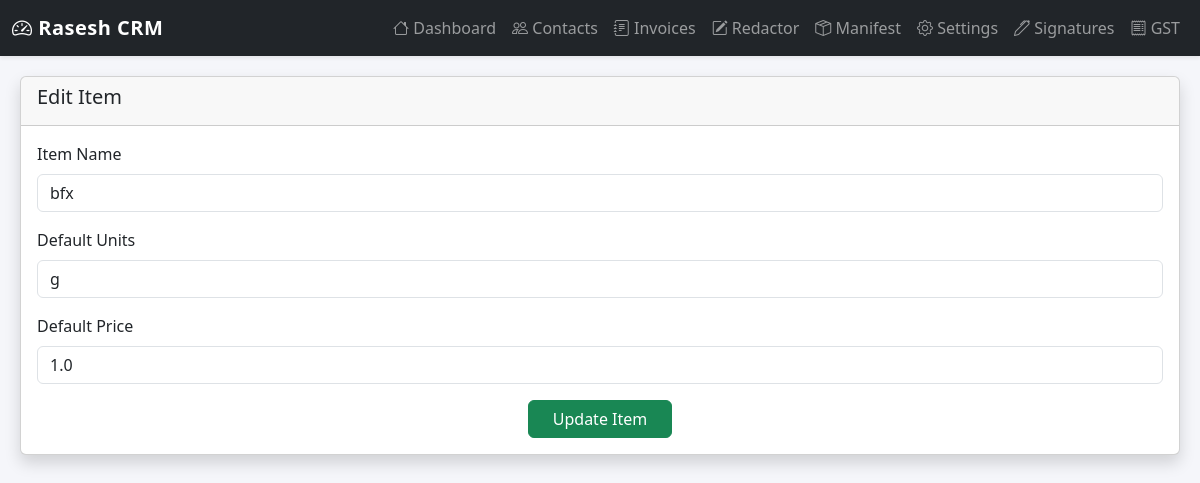
The page /invoice/items/edit/1 on the database its author committed.
### tables this page shows
CREATE TABLE items (
                id INTEGER PRIMARY KEY AUTOINCREMENT,
                name TEXT NOT NULL,
                default_units TEXT,
                default_price REAL
            , sku_invoice TEXT, stock_qty_invoice REAL, cost_price_invoice REAL, category_invoice TEXT, reorder_level_invoice REAL, tax_category_invoice TEXT, default_discount_invoice REAL, currency_invoice TEXT);

### app/invoice_items.py (the view, shortened to what this page needs)
@invoice_items_bp.route("/edit/<int:item_id>", methods=["GET", "POST"])
def items_edit(item_id):
    with get_conn() as conn:
        item = conn.execute(
            "SELECT id, name, default_units, default_price FROM items WHERE id=?",
            (item_id,)
        ).fetchone()
    if not item:
        return redirect(url_for("invoice_items.items_list"))
    return render_template("invoice/items_form.html", item=item)

### app/invoice_items.py (called while the page is built)
def get_conn():
    db_path = current_app.config["DATABASE"]
    conn = sqlite3.connect(db_path)
    conn.row_factory = sqlite3.Row
    return conn

### templates/invoice/items_form.html
{% extends 'base.html' %}
{% block content %}
<div class="card shadow">
  <div class="card-header">
    <h5>{{ 'Edit Item' if item else 'Add Item' }}</h5>
  </div>
  <div class="card-body">
    <form method="POST">
      <div class="mb-3">
        <label class="form-label">Item Name</label>
        <input type="text"
               name="name"
               class="form-control"
               value="{{ item.name if item else '' }}"
               required>
      </div>
      <div class="mb-3">
        <label class="form-label">Default Units</label>
        <input type="text"
               name="default_units"
               class="form-control"
               value="{{ item.default_units if item else '' }}">
      </div>
      <div class="mb-3">
        <label class="form-label">Default Price</label>
        <input type="number"
               name="default_price"
               class="form-control"
               step="0.01"
               value="{{ item.default_price if item else '' }}">
      </div>
      <div class="text-center">
        <button type="submit" class="btn btn-success px-4">
          {{ 'Update Item' if item else 'Save Item' }}
        </button>
      </div>
    </form>
  </div>
</div>
{% endblock %}

### templates/base.html (style rules this page uses)
body { background-color: #f5f6fa; }

### rows shown on the page
items: name "bfx", default_units "g", default_price "1.0"

### other values the page prints
{{ 'Edit Item' if item else 'Add Item' }} "Edit Item"
{{ 'Update Item' if item else 'Save Item' }} "Update Item"
